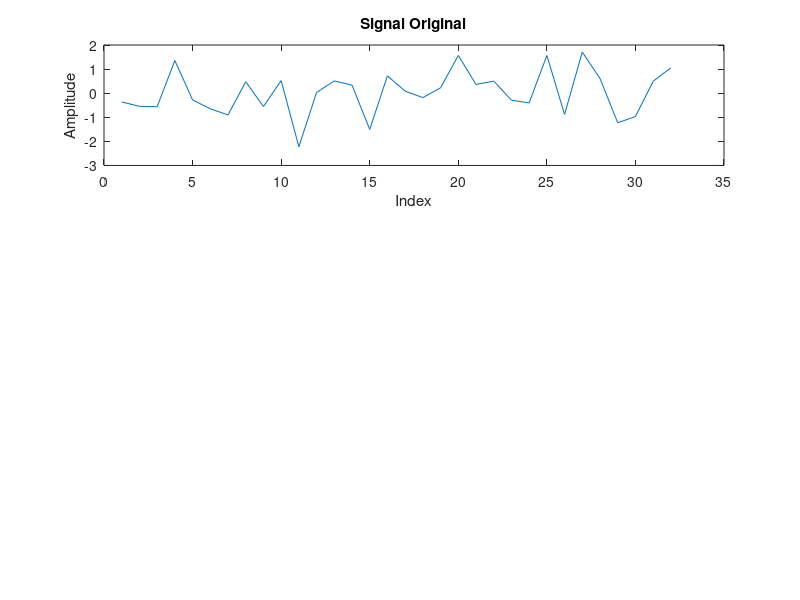

Recreate this plot in MATLAB. (Note: this script raises an error after producing the figure.)
% Définir in signal 1D
signal = randn(1, 32);

% Affichier le signal original
figure;
subplot(3, 1, 1);
plot(signal); % Tracer une courbe continue
%grid on;
title('Signal Original');
xlabel('Index');
ylabel('Amplitude');

% Calcul de la TFR 1D
F = TFR1D(signal);

% Afficher la magnitude de la TFR
subplot(3, 1, 2);
stem(abs(F));
title('Transformée de Fourier Rapide 1D (Magnitude)');
xlabel('Fréquence');
ylabel('Amplitude');

% Calculer la TFRI 1D
singal_recup = TFRI1D(F);

% Afficher le signal recontruit
subplot(3, 1, 3);
plot(real(singal_recup)); % Courbe du signal reconstruit
%grid on;
title('Signal Reconstruit après IFFT');
xlabel('Index');
ylabel('Amplitude');